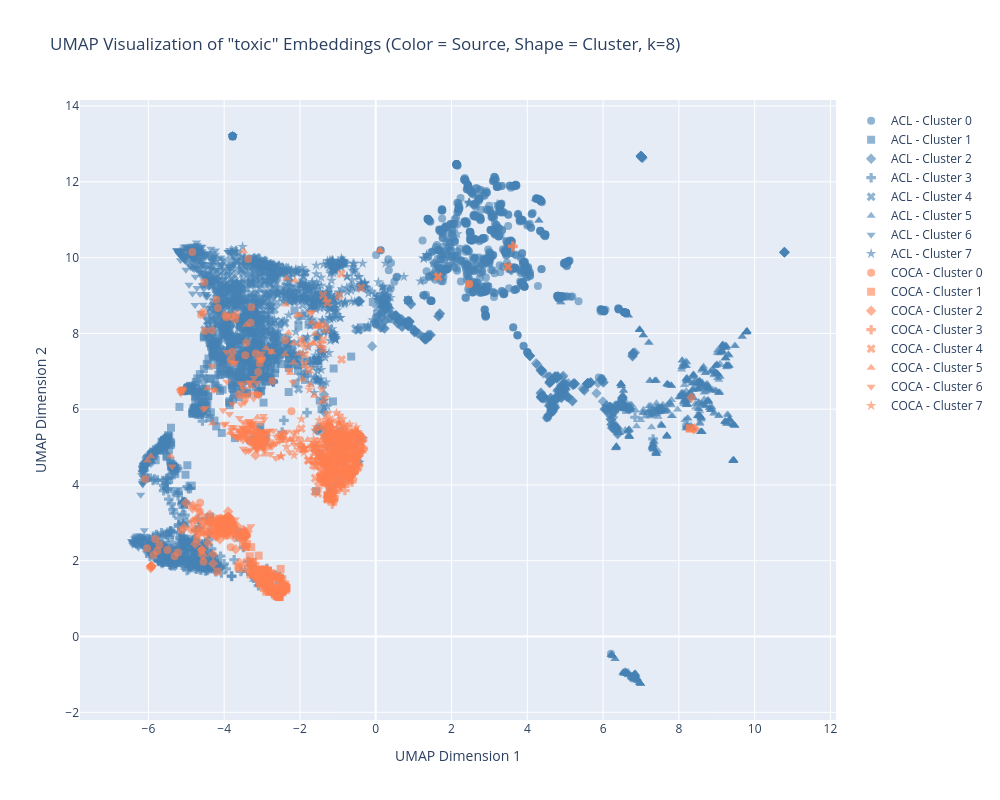

Notebook code cell kept with this figure:
### Code cell
# Interactive visualization with Plotly
# Color = source, Shape = cluster, Hover = sentence

# Prepare hover text (wrap sentences for readability)
df_viz['hover_text'] = df_viz['sentence'].apply(lambda x: '<br>'.join([x[i:i+80] for i in range(0, len(x), 80)]))

# Define colors for sources and symbols for clusters
source_colors = {'acl': 'steelblue', 'coca': 'coral'}
cluster_symbols = ['circle', 'square', 'diamond', 'cross', 'x', 'triangle-up', 'triangle-down', 'star', 'hexagon', 'pentagon']

fig = go.Figure()

# Plot each source-cluster combination
for source in ['acl', 'coca']:
    for cluster in range(best_k):
        mask = (df_viz['source'] == source) & (df_viz['cluster'] == cluster)
        subset = df_viz[mask]
        
        fig.add_trace(go.Scatter(
            x=subset['umap_x'],
            y=subset['umap_y'],
            mode='markers',
            marker=dict(
                size=8,
                color=source_colors[source],
                symbol=cluster_symbols[cluster % len(cluster_symbols)],
                opacity=0.6
            ),
            name=f'{source.upper()} - Cluster {cluster}',
            hovertext=subset['hover_text'],
            hoverinfo='text'
        ))

fig.update_layout(
    title=f'UMAP Visualization of "toxic" Embeddings (Color = Source, Shape = Cluster, k={best_k})',
    xaxis_title='UMAP Dimension 1',
    yaxis_title='UMAP Dimension 2',
    width=1000,
    height=800,
    hovermode='closest',
    legend=dict(
        yanchor="top",
        y=0.99,
        xanchor="left",
        x=1.02
    )
)

fig.update_yaxes(scaleanchor="x", scaleratio=1)

fig.show()

### Figure 1 — Plotly figure (JSON) as saved in the notebook; plotly's stock layout.template omitted (floating-point values rounded to 4 significant figures; data arrays with more than 128 entries replaced by an {"elided": "..."} marker saying what was removed)
{"data": [{"hoverinfo": "text", "hovertext": {"elided": "774 str values"}, "marker": {"color": "steelblue", "opacity": 0.6, "size": 8, "symbol": "circle"}, "mode": "markers", "name": "ACL - Cluster 0", "type": "scatter", "x": {"elided": "774 float values"}, "y": {"elided": "774 float values"}}, {"hoverinfo": "text", "hovertext": {"elided": "541 str values"}, "marker": {"color": "steelblue", "opacity": 0.6, "size": 8, "symbol": "square"}, "mode": "markers", "name": "ACL - Cluster 1", "type": "scatter", "x": {"elided": "541 float values"}, "y": {"elided": "541 float values"}}, {"hoverinfo": "text", "hovertext": {"elided": "367 str values"}, "marker": {"color": "steelblue", "opacity": 0.6, "size": 8, "symbol": "diamond"}, "mode": "markers", "name": "ACL - Cluster 2", "type": "scatter", "x": {"elided": "367 float values"}, "y": {"elided": "367 float values"}}, {"hoverinfo": "text", "hovertext": {"elided": "391 str values"}, "marker": {"color": "steelblue", "opacity": 0.6, "size": 8, "symbol": "cross"}, "mode": "markers", "name": "ACL - Cluster 3", "type": "scatter", "x": {"elided": "391 float values"}, "y": {"elided": "391 float values"}}, {"hoverinfo": "text", "hovertext": {"elided": "646 str values"}, "marker": {"color": "steelblue", "opacity": 0.6, "size": 8, "symbol": "x"}, "mode": "markers", "name": "ACL - Cluster 4", "type": "scatter", "x": {"elided": "646 float values"}, "y": {"elided": "646 float values"}}, {"hoverinfo": "text", "hovertext": {"elided": "544 str values"}, "marker": {"color": "steelblue", "opacity": 0.6, "size": 8, "symbol": "triangle-up"}, "mode": "markers", "name": "ACL - Cluster 5", "type": "scatter", "x": {"elided": "544 float values"}, "y": {"elided": "544 float values"}}, {"hoverinfo": "text", "hovertext": {"elided": "325 str values"}, "marker": {"color": "steelblue", "opacity": 0.6, "size": 8, "symbol": "triangle-down"}, "mode": "markers", "name": "ACL - Cluster 6", "type": "scatter", "x": {"elided": "325 float values"}, "y": {"elided": "325 float values"}}, {"hoverinfo": "text", "hovertext": {"elided": "468 str values"}, "marker": {"color": "steelblue", "opacity": 0.6, "size": 8, "symbol": "star"}, "mode": "markers", "name": "ACL - Cluster 7", "type": "scatter", "x": {"elided": "468 float values"}, "y": {"elided": "468 float values"}}, {"hoverinfo": "text", "hovertext": ["Their limbs were striped with the reds and yellows commonly displayed by toxic o<br>cean creatures .", "<p> That Trump would reach out to a man as toxic as Ailes to advise his campaign<br> , in spite of all conventional political logic , speaks to his total inability <br>to understand the outrage that will likely sink his career .", "toxic protein aggregates that form in degenerating brains determine which type o<br>f dementia will occur , which regions of brain will be affected , and how quickl<br>y the disease will spread , according to a study from the Peter O'Donnell Jr .", "<h> Many Christians have a ' toxic ' view of marriage , expert finds <p> Many Ch<br>ristians no longer view marriage as a lifelong commitment , says Mary Hasson , d<br>irector of the Catholic Women 's Forum at the Ethics &amp; Public Policy Center <br>in Washington D.C. , who agrees with Pope Francis ' assertion that couples often<br> fail to understand the sacred vows they are making to each other .", "MICHAEL GOULDING , , MICHAEL GOULDING , STAFF PHOTOGRAPHER <p> RIO DE JANEIRO --<br> So I arrived Saturday , fully expecting to see this entire city swirling downwa<br>rd and not just toxic Guanabara Bay , a body of somewhat water The Washington Po<br>st has nicknamed \" the toilet bowl of Rio . \"", "The same tone they fostered with years of obstructionism and extremism in Congre<br>ss and on toxic talk radio , instead of sound political ideas .", "@!GWEN-IFILL# So , you 're saying if this were not a toxic election process , it<br> would be OK for any president to be able to make his nominee ?", "He claims it 's toxic support because if they do n't take on their own challenge<br>s , and they 're on their own , that they will never grow up .", "Imbra glanced at the kid again-a word of praise as toxic as a word of caution , <br>under the circumstances , but still tempting .", "It is always hot , very hot , the toxic , morbid heat of air breathed by many mo<br>uths gaping and eager as my own , the air smells of sweat , of feverish bodies t<br>ousling about in the dark , but my hands are always cold , I clench them pressin<br>g my fingernails into my palms feeling my icy fingers that make her skin seem ev<br>en warmer when I finally get close and touch her , not yet pressing against her <br>, when I embrace her , her breasts that later , when I am lying down , she will <br>thrust against my thighs . . . #", "<p> Sometimes , the inconvenient truth in these situations is that the toxic pla<br>yer in question has enough youth and talent to get another shot .", "<p> Before you make extra mortgage payments or tack a few hundred dollars onto y<br>our regular monthly bill , eliminate these debts if you have any : <p> Credit ca<br>rds <p> Payday loans <p> Title loans <p> High-interest personal loans <p> Start <br>thinking of making extra payments on your mortgage only after all toxic debt is <br>eliminated , your retirement is on track and your emergency fund has ample cash <br>.", "Once falciparum malaria has been excluded , patients require hospital admission <br>only if severely ill ( e.g. toxic , respiratory distress , jaundice , altered co<br>nsciousness , bleeding ) . #", "The children they should have been called something elsebarking toxic vocals thr<br>ough megaphones as they held hands in the street . #", "If the main shaft were plugged , would toxic water back up inside the mine , whe<br>re it could be neutralized ?", "And she said , some combinations of people of toxic , you know .", "They are also , as the name suggests , toxic .", "Discs are flung in wild wobbling arcs , slivers of toxic orange against the blue<br> .", "There , far below us , sparkling like a toxic sapphire through the trees , lay t<br>he Bluehole .", "He remembers how the toxic , billowing Smog Monster sweeps through the sky and ,<br> as it passes between the white-gray sun and the gray-gray earth , its shadow pa<br>sses over miUions of people whose faces are Hke beads .", "Or toxic mold -- toxic mold was big , too .", "Or toxic mold -- toxic mold was big , too .", "The toxic , coconut pink of Hostess Sno Balls , unavailable in the whole of the <br>Benelux .", "0.5% CHEMICALS # Additives , many toxic , are used to inhibit bacterial growth ,<br> minimize friction , and increase viscosity. #", "Another sea creature , the sun anemone , has toxic tentacles that stun its prey <br>before wrapping the victim -- often a small fish or a shrimp -- into its maw for<br> dinner .", "Also , I 've realized bow much time out of a 24-hour day my kids spend sleeping-<br>-bow much time we all do , really--and for that eight hours or so each of us is <br>in bed , we do n't think about our sleeping area being toxic .", "The banking behemoth was accused of marketing toxic mortgage bonds while secretl<br>y betting against those very same investments .", "She has bilateral bulging eardrums and is toxic .", "The call was short and toxic .", "Especially not in this dump , \" I said , gulping down the least toxic of the bot<br>tles I had found -- some vodka .", "Repeat this procedure once a month and you 'll never need toxic drain cleaners a<br>gain . #", "However , our sources indicate it to be a female toxic common rose butterfly , P<br>achliopta aristolo chiae , which the female form of the edible common Mormon but<br>terfly , Papilio polytes , mimics as well .", "So began a game of 3D chess played in virtual space , with hypothetical toxic pi<br>eces to move about .", "The more toxic flab you have inside your muscle tissue , the more prone you are <br>to age-related declines in strength , function , and mobility .", "Its detractors , however , point to the degree of processing often involved in p<br>roduction and its origins as a member of the rapeseed family , of which some var<br>ieties can be toxic .", "The Cardinals ' clubhouse is quiet , which is different from toxic .", "In fact , as NPR 's Daniel Zwerdling reports , some Army researchers wonder if t<br>oxic officers are partly to blame for some soldiers ' mental health problems .", "@!DANIEL-ZWERDLING# Costabile says he never heard the term \" toxic leadership \" <br>while he was in the Army .", "And some people who are toxic leaders , they might be able to get some short-ter<br>m results and get an immediate mission at hand done .", "It officially defined toxic leadership for the first time .", "@!DANIEL-ZWERDLING# So the Army 's doing more about toxic leaders than any time <br>in the past , but ... @!WALTER-ULMER# A long way to go .", "@!JUDY-WOODRUFF# The algae bloom that turned part of Lake Erie toxic just a few <br>weeks ago is bringing a new level of attention to runoff and several other troub<br>les in the Great Lakes .", "@!JONATHAN-FITTON , -J# The situation in terms of security was toxic on Septembe<br>r 11 , 2012 .", "Breathing the thick , toxic , and very dusty air hurt her lungs , and she would <br>roll to her side and cough hard and ache all the worse , unable to fall back to <br>sleep .", "When Judy got sick , he proved a prince , supporting her all the way through tox<br>ic treatments to her mastectomy , and when he dropped dead , she sang him into t<br>he ground at graveside .", "We bagged up the goods and sped home , their mouths toxic with the candy they ha<br>d not saved for their brothers .", "I 've laid on our toxic mattress -- do \" Well , that 's your uninformed opinion <br>.", "He still smells like lightning , but with something toxic But like all of his co<br>nfessions , this is n't for my benefit .", "The spinach and carrots looked toxic against the dull Allison tilted her head .", "Costa Rica # Waking up on a tree branch near Guayacan de Siquirres , a red-eyed <br>tree frog peers through a gold-striped , semitransparent eyelid The scarlet eyes<br> on this toxic , three-inch-long amphibian might be an example of startle colora<br>tion--a defense strategy some animals use toward off predators . #", "Buckley later claimed that ABC announced the toxic pairing without informing him<br> in advance .", "Oblivious to the irony , Our Museums thought it knew better , and with toxic tal<br>k of \" cultural appropriation \" in the air , the MFA pretended to ( partly ) agr<br>ee .", "But if you distract yourself with an activity that demands full focus , like fol<br>lowing a new recipe , toxic thoughts will have less room to take over . # ?", "When asked about the toughest part of their first year as doctors , 20% of the i<br>nterns in Sen ' s study mentioned the \" toxic \" culture of their program .", "He has described the matter as \" toxic \" and said it cost the Republicans half o<br>f their support among Latinos at the last presidential election . #", "Almost overnight , the reigning National Coach of the Year had become toxic , an<br> untouchable in the world of college lacrosse ."], "marker": {"color": "coral", "opacity": 0.6, "size": 8, "symbol": "circle"}, "mode": "markers", "name": "COCA - Cluster 0", "type": "scatter", "x": [-3.301, -4.202, -2.728, -4.636, -4.612, -3.779, -3.617, -4.702, -5.768, -3.972, -4.162, -4.514, -6.086, -3.685, -1.089, -3.283, -4.546, -3.711, -3.943, -1.998, 2.458, 2.47, -3.815, -1.948, -1.327, -5.119, -3.1, -4.721, -3.925, -4.6, -1.615, -3.366, -4.842, -2.391, -5.498, -5.82, -3.005, -3.063, -3.444, -3.415, -3.166, -5.217, -5.865, -1.907, -4.524, -6.035, -2.224, -3.83, -5.307, -4.56, -4.205, -4.32, -3.811, -3.495, -4.642, -5.709], "y": [8.282, 2.761, 6.746, 3.529, 8.493, 7.513, 6.378, 3.394, 2.254, 8.478, 8.673, 8.063, 4.154, 8.496, 5.218, 8.693, 1.973, 8.372, 8.429, 5.188, 9.308, 9.296, 8.444, 7.731, 4.528, 2.805, 6.981, 2.564, 2.66, 2.261, 4.956, 9.964, 10.15, 7.821, 2.285, 2.575, 7.332, 7.207, 7.426, 7.756, 7.467, 2.22, 2.15, 4.943, 9.351, 2.332, 5.945, 2.355, 2.118, 8.558, 8.89, 8.075, 7.338, 5.34, 3.297, 2.422]}, {"hoverinfo": "text", "hovertext": {"elided": "150 str values"}, "marker": {"color": "coral", "opacity": 0.6, "size": 8, "symbol": "square"}, "mode": "markers", "name": "COCA - Cluster 1", "type": "scatter", "x": {"elided": "150 float values"}, "y": {"elided": "150 float values"}}, {"hoverinfo": "text", "hovertext": {"elided": "149 str values"}, "marker": {"color": "coral", "opacity": 0.6, "size": 8, "symbol": "diamond"}, "mode": "markers", "name": "COCA - Cluster 2", "type": "scatter", "x": {"elided": "149 float values"}, "y": {"elided": "149 float values"}}, {"hoverinfo": "text", "hovertext": {"elided": "129 str values"}, "marker": {"color": "coral", "opacity": 0.6, "size": 8, "symbol": "cross"}, "mode": "markers", "name": "COCA - Cluster 3", "type": "scatter", "x": {"elided": "129 float values"}, "y": {"elided": "129 float values"}}, {"hoverinfo": "text", "hovertext": {"elided": "151 str values"}, "marker": {"color": "coral", "opacity": 0.6, "size": 8, "symbol": "x"}, "mode": "markers", "name": "COCA - Cluster 4", "type": "scatter", "x": {"elided": "151 float values"}, "y": {"elided": "151 float values"}}, {"hoverinfo": "text", "hovertext": ["Randolph , a physician and co-founder of the field of clinical ecology , came to<br> the peanut butter hearing to discuss the problem of food allergies in relation <br>to a growing \" toxic environment . \"", "The \" attachment to compromised conditions of possibility , \" Berlant argues , c<br>an on the one hand be \" impossible , sheer fantasy , \" or on the other hand \" to<br>o possible , and toxic , \" necessitating any number of stalling tactics , divers<br>ions , takings of the long way round , even if ironically this should expose one<br> to literal toxicity , to a landscape choked with ash , miasma , \" monstrous bla<br>ck \" rivers rent by \" monstrous bubblings and puffings-up of strange smoke \" ( 2<br>4 ; Hodgson , Night Land , 1:218 ) . #", "Although the lack of satisfactory murine models of plaque rupture and thrombosis<br> have precluded direct examination , the toxic and tissue-degrading activity of <br>neutrophils over the activated endothelium together with correlative studies in <br>human plaque samples ( Ionita et al. ,", "It is not possible , at this remove , to reconstruct the stink of decline that w<br>as probably indelible in these moments - juniper and toxic waves of grandmotherl<br>y perfume - and yet I have a lingering horror of any kind of interior decorating<br> , assisted-living interior decorating , that suggests to me these memories .", "<p> The plan encompasses people-led programs for waste reduction , reuse and rep<br>air programs , composting , recycling , changes in consumption habits , redesign<br> and toxic-free production .", "His group of advisors ( 75 percent of which are men ) are like a migrating group<br> of toxic cancer cells finding each other and merging together to form an unprec<br>edented tumor of malignant , untreatable misogyny .", "<p> Of these children , two million were estimated to be infected with multidrug<br>-resistant ( MDR ) -tuberculosis strains , leading to 25,000 cases of MDR-TB dis<br>ease requiring expensive and toxic treatment .", "In the 1990s they pushed financial deregulation for their campaign backers that <br>in turn let loose the worst demons of financial manipulation , toxic assets , fi<br>nancial fraud , and eventually collapse .", "These findings potentially hold the key to stopping this ... <p> Cancer cells of<br>ten devise ways to survive even in the presence of toxic chemotherapy .", "<p> Earlier studies from the Lazar lab and others showed that disruption of eith<br>er regulator causes problems in the liver : When HDAC3 is deleted experimentally<br> from this system , fat piles up in the liver , but toxic fat is sequestered as <br>triglycerides and therefore is relatively better-tolerated .", "<h> Favorite Schools <h> Favorite Teams <h> Sherrod Brown criticizes Ohio EPA fo<br>r handling of Sebring lead crisis ; offers law to tighten toxic water controls <<br>p> sebringlead.jpeg <p> Pallets of water at the Sebring Community Center were di<br>stributed to residents of the Mahoning County village this week after high level<br>s of lead were discovered in the drinking water there . (", "For so many years , it seemed , so many families ' livelihood came from grueling<br> ( and toxic , they sadly discovered too late ) jobs at the Portsmouth Gaseous D<br>iffusion Plant .", "Articles about \" corporate agriculture \" often include numerous unflattering ref<br>erences , including \" industrial agriculture complex , \" \" toxic polluters , \" a<br>nd a poetic allusion that \" globalized corporate agriculture \" has left us \" stu<br>ffed and starved . \"", "Shakespeare 's witches , who are summoning spirits to reveal the future , are dr<br>awing on the supposedly magical powers of wolfsbane , hemlock and yew , among ot<br>her toxic plants .", "@!MARY-MATALIN# You do n't know anything about my healing and I would say there <br>are ways to get to reconciliation different from calling , focusing on the toxic<br> elements .", "Nowhere is that more true than in West Baltimore , where violence , food deserts<br> , and homes filled with mold , lead paint and toxic levels of stress translate <br>to drastically lower life expectancies than almost anywhere else in the state of<br> Maryland .", "Increased fusion is also used to preserve mitochondrial function when cells are <br>subjected to low levels of stress caused by toxic chemicals or when they are sta<br>rved of nutrients .", "<h> Keep it fresh -- <h> US lakes soaking up road salt , some heading toward tox<br>ic levels <h> Your local lake is not alone .", "to the biological condition that we in pediatrics are now calling toxic stress .<br> \"", "<p> On Tuesday , Deutsche Bank reached a $7.2 billion settlement with the Justic<br>e Department over the sale of toxic mortgage securities leading up to 2008 's Fi<br>nancial Crisis .", "This shift in thinking has invigorated the search for a range of biomarkers for <br>depression -- toxic free radicals , the stress hormone cortisol and even epigene<br>tics ( environmental triggers that switch genes on and off ) . \"", "Normally , ... <p> A new method for producing conductive cotton fabrics using gr<br>aphene-based inks opens up new possibilities for flexible and wearable electroni<br>cs , without the use of expensive and toxic processing steps .", "<p> Five years after treatment the probability of surviving with the penis intac<br>t was 85% , although 13 men ( 6% ) had surgical treatment for toxic side effects<br> of the treatment , such as painful ulcerations .", "If administered in time , it can reverse the toxic ... <p> ( Karen Pallarito ) <<br>p> It 's difficult to gauge the number of overdoses that have occurred in the No<br>rwood Park area because victims sometimes are taken to a hospital rather than ha<br>ving someone calling police , according to Norridge Police Chief Dave Disselhors<br>t , who said Norridge also has a supply of about 80 doses of naloxone on hand to<br> better equip officers to deal with overdoses .", "<p> Wolfe Naimark said immigration-enforcement policies have contributed to inst<br>ability and toxic stress for children and their families , which can have long-l<br>asting impacts .", "JEANNA MARRAFFA ( 09:16:00 ) : There 's a safe and effective dose , and then a t<br>oxic dose .", "Moreover , when a company comes up with a new superbug slayer , the medical comm<br>unity wants to keep it off the market as long as possible to delay toxic microor<br>ganisms developing resistance to it .", "Plus , 40 percent of the kids here suffer from what 's known as toxic stress .", "All ST599 strains produced a positive hybridization result for 1 of the gene var<br>iants encoding the toxin responsible for toxic shock syndrome ( tst1 or tst-bov <br>) , and all but 1 of them harbored the enterotoxins C ( sec ) and L ( sel ) , in<br>dicating the presence of an S. aureus pathogenicity island that encodes superant<br>igens ( 13 ) .", "However , in our study , the presence of fever and meningeal symptoms and the ab<br>sence of high elevation of liver enzyme favor a viral etiology rather than a tox<br>ic origin .", "In humans , early insults are associated with later-life liabilities , including<br> pre maturity , low birth weight , maternal infection during pregnancy , toxic e<br>xposures , and malnutrition .", "The ILO report gives examples of surveys of children engaged in hazardous work a<br>nd highlights the negative psychosocial impact of child labor , as well as the h<br>igher vulnerability of children and adolescents to accidents and toxic exposures<br> .", "Fever with TD : points to remember # Other systemic infections causing fever ( e<br>.g. severe sepsis including meningococcal septicaemia and toxic shock syndrome ,<br> malaria , typhoid , atypical pneumonia , influenza , measles , viral haemorrhag<br>ic fever ) may have diarrhoea at presentation .", "This certainly involves a revolutionary commitment to address the dislocations o<br>f the extractive economy--the landless and jobless poor , indigenous peoples ' s<br>elf-determination rights , the toxic damages of extraction , the joblessness and<br> frustrations of urban youth , the dislocations caused by oil and gas operations<br> , and the intensification of violence against women--that invariably accompany <br>hydrocarbon economies .", "Since he 'd had a friend with him -- James , not quite as hot as Garrett , but s<br>till -- it had actually worked out pretty well , except for the whole toxic Kool<br>-Aid thing . #", "One of the great raging toxic-drunk novels of all time . #", "Again , watch out for any that were exposed to the sun and that have turned toxi<br>c green . #", "He backed major environmental initiatives , including higher fuel efficiency sta<br>ndards for cars and trucks and new toxic emissions rules for power plants .", "I was a Wall Street whistleblower , and currently I 'm in - I spent about $40,00<br>0 that I do n't have , I 'm permanently disabled , from bone marrow transplant ,<br> toxic treatments , et cetera .", "The retired Clinical Director of the Brooklyn State Hospital , Nathaniel S. Lehr<br>man , a psychiatrist , grew concerned that AIDS was not caused by a virus alone <br>but by a virus in combination with toxic waste or other poisons .", "In DeLillo 's novel , Jack Gladney , living with a chemical imbalance as a resul<br>t of an airborne toxic event , muses on the brain 's neurotransmitters : \" We 'r<br>e the sum of our chemical impulses. ?", "For years , when he dreams embarrassing dreams of Sara , she 's the Smog Monster<br> , swooping over hiUs and valleys , a friendly toxic poUution freak from outer s<br>pace .", "The eggs of the epithelium had been stepped on , by pitiless boots ; the bright <br>colors of the smooth-muscle cells now swirled in toxic pools , the sheen of indu<br>strial aftermath .", "Then there is data lag -- a delay in response between a cause and effect that ca<br>n range from minutes to years ( e.g. , birth defects triggered by a genetic dise<br>ase or toxic exposure from decades before ) , thus complicating the accuracy of <br>any causal analysis . #", "Increasingly , the worlds slums host a variety of toxic occupations , such as te<br>cycling used computer parts and scavenging landfills . #", "And the mushrooming of shake-and-bake labs has left its own trail of devastation<br> : hospitals swamped with injured meth cooks , wrecked and toxic homes , police <br>departments consumed with cleaning up messes rather than fighting crime . #", "Superbug strains of S. aureus can cause lethal infections such as toxic shock sy<br>ndrome or necrotizing fasciitis -- flesh-eating disease . #", "Since treatment varies based on the underlying cause , you should figure that ou<br>t with a doctor # Diabetes is one of the most common causes , but peripheral neu<br>ropathy can also arise out of toxic trauma ( such as from chemotherapy or enviro<br>nmental toxins ) or mechanical injury . #", "For the latest news , visit www.sciencenews.org # Genes &amp; Cells Virus has de<br>ep history # Health &amp; Illness Hookahs pack toxic punch # Humans Maya stood o<br>n ceremony # Earth Greenland melt projected to level off # Science &amp; Society<br> Search terms as omens # Life Animals learn from peers # Technology Flapping rob<br>ots take flight #", "FRANCISCO ESTRADA-BELLI , PAGE 12 # Genes &amp; Cells Virus has deep history # H<br>ealth &amp; Illness Hookahs pack toxic punch # Humans Maya stood on ceremony # E<br>arth Greenland melt projected to level off # Science &amp; Society Search terms <br>as omens # Life Animals learn from peers # Technology Flapping robots take fligh<br>t # Back Story JANE 'S ORIGINS # In addition to providing information about a pe<br>rson 's death and its aftermath , human remains can reveal where and how someone<br> lived .", "My base mold complete , I took a step back , raised my toxic-dust-encrusted gogg<br>les , and smiled .", "you have got to recognize that if we suddenly ran on tobacco tomorrow as somethi<br>ng we did n't know anything about before , there would be no doubt about the fac<br>t it would be treated the way we treat toxic wastes or other things that threate<br>n the health of our people .", "METHODS : We measured lipid-based and **34;33622;TOOLONG ( toxic equivalents est<br>ablished in 2005 by the World Health Organization ) -- standardized PCDD/Fs and <br>PCBs in maternal blood samples and in early breast milk using gas **30;33658;TOO<br>LONG mass spectrometry .", "Most of his lovers were punk rock chicks with shaved heads and at least one visi<br>ble scar , but they were still acutely gorgeous , like slightly toxic , delicate<br> aliens .", "Michael Green , the Center for Environmental Health director who worried about h<br>is daughter 's sippy cup , says this results in a \" toxic shell game \" : Corpora<br>tions that come under pressure to root out toxins often replace them with untest<br>ed chemicals , which sometimes turn out to be just as hazardous . \"", "Church buildings should not be treated like toxic warehouses simply because they<br> normally house religious activities .", "And though the owner and his neighbor are long gone , those Brazilian pepper tre<br>es will soon grow back , their strangling vines and poisonous fruit a testament <br>to the toxic obsession that pushed one man over the edge .", "You said : \" I would much rather my children know how to fix an 18-wheeler and e<br>nlist in the Navy than spend $150,000 to marinate four years in toxic academia .<br> \"", "@!DANIEL-ZWERDLING# Some of the Army 's first researchers who ever raised the is<br>sue of toxic leadership say this is clearly a new world now .", "So , these things do -- And anything occlusive up high -- Jason , listen careful<br>ly , can cause toxic shock syndrome , which is another concern .", "Ignatius skips how oil and coal have pulled millions out of poverty , as well as<br> the millions of deaths worldwide each year , caused by toxic heating sources .", "Dosimetry in isolation perfusion of the limbs by assessment of perfused tissue v<br>olume and grading of toxic tissue reactions .", "Other antimicrobial resistance genes found included multidrug-resistance efflux <br>pumps ( ATP binding cassette superfamily , major facilitator superfamily , **30;<br>18242;TOOLONG families , multidrug and toxic-compound extrusion family ) that po<br>tentially carry resistance to a variety of compounds ; chloramphenicol acetyltra<br>nsferase ; aminoglycoside 6-adenyltransferase ; and tetracycline resistant gene <br>.", "Mineral contents : Micro nutrients Chromium ( Cr ) , Nickel ( Ni ) , Manganese (<br> Mn ) , Copper ( Cu ) , Zinc ( Zn ) and toxic metals Lead ( Pb ) , Cadmium ( Cd <br>) were estimated in this study ; Cr , Cd and Pb were not detected in both the sp<br>ecies while A. mauritiana showed markedly higher value of Cu i.e 5.11 mg/100g th<br>an the H. Arenicola which contained the values of 0.95 mg/100g .", "The garish way the artist has rendered the really classical nude figure , the wa<br>y he situates her in the midst of the commercial trash that one can see actually<br> defines her , the table covered with so-called beauty products , the water in t<br>he pool behind her that looks practically toxic , once appealed to me precisely <br>because almost everyone else found them completely offensive .", "He remembered vividly what he was doing the precise moment when his body registe<br>red that it had been invaded by a toxic , viral entity .", "They are the ones who have helped me know what most have never known , and will <br>never know : The idea of a comfortable home , a comfortable car , a comfortable <br>, ahem , lifestylethese are absurdities if one sentences himself to a life in an<br> ill-fitting second skin of suffocating , scratchy , ugly , toxic Chinese shit .<br> #", "1871 # Scotsmen invented night golf by setting lanterns around Old Course greens<br> and using balls coated with toxic phosphorus paint .", "So undesired effects such as accidentally turning off a useful gene or creating <br>a new toxic or allergenic protein are less likely than with previous GMO techniq<br>ues . #", "The new virus , a spooky , filamentous thing , like a strand of toxic vermicelli<br> , was given the name Marburg virus .", "A report published last year by the Environmental Justice and Health Alliance fo<br>r Chemical Policy Reform found that the chance an African American lives near a <br>power plant or toxic facility remains almost double that of the general U.S. pop<br>ulation .", "Activism tends to work best when there is a direct fight with a visible enemy : <br>end segregation , protect voting rights , resist a toxic dump .", "Repeated inquiries to Wal-Mart over the years about its reliance on toxic dyeing<br> companies have been unanswered .", "Storm survivors worried about walls of water , \" toxic soup \" -flooded streets ,<br> wrecked homes , police abandoning their posts , looting and larceny . #", "On the surface , this may seem like a struggle between worthy goals of equal mer<br>it : forestalling household fires on one hand , preventing toxic contamination o<br>n the other .", "South Carolina Columbia : Richland County Coroner Gary Watts said excessive drin<br>king of alcohol at a \" toxic \" level caused the death of University of South Car<br>olina student Charles Terreni Jr . ,", "It has proven impossible for industry to develop a combustion process , even wit<br>h a large biomass proportion , that does not produce unacceptable toxic and haza<br>rdous air emissions , \" said Joan Seeman , toxic issues chairperson for the club<br> . \"", "It has proven impossible for industry to develop a combustion process , even wit<br>h a large biomass proportion , that does not produce unacceptable toxic and haza<br>rdous air emissions , \" said Joan Seeman , toxic issues chairperson for the club<br> . \"", "Paul Dribin Webster Groves Rep. Clay could focus on bigger issue : toxic landfil<br>l I note with interest that Rep. William Lacy Clay , D-St .", "LOUIS Heather Koenig , 45 , had heard about the event on toxic stress from the t<br>elevision and made her way to it from south St. Louis County .", "Last month , on the heels of nine racially motivated killings inside a historica<br>lly black church in Charleston , Johnson-Javois dedicated about half of the Ferg<br>uson Commission 's regular meeting to break-out discussions on toxic stress . \"", "Fruend said toxic stress could be found regionwide , be it a middle-class subdiv<br>ision in St. Charles County coping with the death of a teen from a heroin overdo<br>se or in the Canfield Green apartments where Brown was shot .", "A growing body of research suggests that multiple adverse childhood experiences <br>such as abuse or neglect , or toxic stress associated with poverty , can lead to<br> conditions such as high blood pressure , stroke , heart disease and diabetes in<br> adulthood .", "Fruend said the toxic stress initiative was a step in that direction although ot<br>her public investments needed to be made to help the poor and the sick .", "Fruend said the St. Louis initiative aimed to make the entire region \" trauma in<br>formed \" - so residents are aware of toxic stress and equipped to help themselve<br>s and others combat those stresses .", "Suzanne Reinhold St. Louis County Recognize warning signs for mental health emer<br>gencies Thank you for the article discussing toxic stress in St. Louis ( \" Feeli<br>ng stressed ?"], "marker": {"color": "coral", "opacity": 0.6, "size": 8, "symbol": "triangle-up"}, "mode": "markers", "name": "COCA - Cluster 5", "type": "scatter", "x": [-2.511, -4.553, -6.024, -1.798, -1.417, -1.448, -0.6895, -3.489, -0.8088, -0.7276, -0.5301, -4.306, -4.252, -3.417, -2.258, -1.544, -0.6015, -0.9886, -2.169, -3.12, -1.402, -4.447, -0.7332, -1.315, -3.124, -0.9644, -0.9475, -2.019, -1.488, -0.9275, -1.493, -0.3687, -1.566, -2.46, -3.3, -1.74, -1.928, -0.6266, -1.691, -0.3918, -1.361, -1.522, -1.116, -0.3437, -1.355, -1.277, -1.531, -0.3813, -2.262, -2.236, -1.617, -0.4168, -2.132, -5.409, -2.125, -1.959, -1.695, -2.005, -2.892, -1.67, -0.9106, -0.8349, -3.484, -0.7673, -4.745, -1.685, -3.84, -0.891, -5.935, -1.401, -0.805, -2.076, -2.17, -2.479, -0.5993, -2.94, 0.1141, 0.1141, -0.9598, -2.38, -2.301, -1.637, -1.6, -2.351, -2.745, -2.393], "y": [5.245, 2.714, 4.645, 5.189, 6.191, 4.584, 4.105, 6.343, 4.467, 4.301, 5.45, 5.63, 6.492, 8.226, 6.952, 5.16, 4.676, 4.272, 7.229, 6.405, 4.632, 6.551, 4.245, 8.872, 5.778, 3.974, 4.593, 7.467, 8.193, 3.984, 8.252, 5.312, 8.186, 5.239, 6.595, 6.637, 6.781, 5.405, 8.285, 5.12, 8.247, 5.089, 4.733, 5.285, 5.51, 4.878, 8.169, 4.945, 5.195, 5.192, 6.357, 5.278, 9.386, 4.757, 5.275, 5.054, 5.025, 8.486, 7.612, 7.73, 5.047, 4.188, 10.17, 4.28, 3.104, 5.077, 5.38, 4.743, 4.76, 4.724, 5.496, 8.481, 7.739, 5.161, 5.239, 4.801, 10.19, 10.19, 5.592, 8.764, 8.012, 7.747, 7.99, 9.448, 7.509, 7.45]}, {"hoverinfo": "text", "hovertext": {"elided": "209 str values"}, "marker": {"color": "coral", "opacity": 0.6, "size": 8, "symbol": "triangle-down"}, "mode": "markers", "name": "COCA - Cluster 6", "type": "scatter", "x": {"elided": "209 float values"}, "y": {"elided": "209 float values"}}, {"hoverinfo": "text", "hovertext": {"elided": "184 str values"}, "marker": {"color": "coral", "opacity": 0.6, "size": 8, "symbol": "star"}, "mode": "markers", "name": "COCA - Cluster 7", "type": "scatter", "x": {"elided": "184 float values"}, "y": {"elided": "184 float values"}}], "layout": {"height": 800, "hovermode": "closest", "legend": {"x": 1.02, "xanchor": "left", "y": 0.99, "yanchor": "top"}, "title": {"text": "UMAP Visualization of \"toxic\" Embeddings (Color = Source, Shape = Cluster, k=8)"}, "width": 1000, "xaxis": {"title": {"text": "UMAP Dimension 1"}}, "yaxis": {"scaleanchor": "x", "scaleratio": 1, "title": {"text": "UMAP Dimension 2"}}}}
